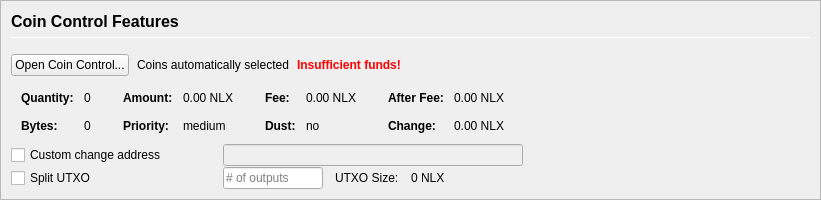
         <widget class="QFrame" name="frameCoinControl">
          <property name="sizePolicy">
           <sizepolicy hsizetype="Expanding" vsizetype="Expanding">
            <horstretch>0</horstretch>
            <verstretch>0</verstretch>
           </sizepolicy>
          </property>
          <property name="maximumSize">
           <size>
            <width>16777215</width>
            <height>16777215</height>
           </size>
          </property>
          <property name="frameShape">
           <enum>QFrame::StyledPanel</enum>
          </property>
          <property name="frameShadow">
           <enum>QFrame::Sunken</enum>
          </property>
          <layout class="QVBoxLayout" name="verticalLayoutCoinControl2">
           <property name="spacing">
            <number>0</number>
           </property>
           <property name="leftMargin">
            <number>0</number>
           </property>
           <property name="topMargin">
            <number>0</number>
           </property>
           <property name="rightMargin">
            <number>0</number>
           </property>
           <property name="bottomMargin">
            <number>0</number>
           </property>
           <item>
            <widget class="QFrame" name="frameCoinControl_BG">
             <layout class="QVBoxLayout" name="verticalLayoutCoinControl" stretch="0,0,0,0,0,0">
              <property name="spacing">
               <number>1</number>
              </property>
              <property name="leftMargin">
               <number>10</number>
              </property>
              <property name="topMargin">
               <number>10</number>
              </property>
              <item>
               <layout class="QHBoxLayout" name="horizontalLayoutCoinControl1">
                <property name="bottomMargin">
                 <number>15</number>
                </property>
                <item>
                 <layout class="QVBoxLayout" name="verticalLayout_3">
                  <property name="spacing">
                   <number>6</number>
                  </property>
                  <item>
                   <widget class="QLabel" name="labelCoinControlFeatures">
                    <property name="sizePolicy">
                     <sizepolicy hsizetype="Preferred" vsizetype="Maximum">
                      <horstretch>0</horstretch>
                      <verstretch>0</verstretch>
                     </sizepolicy>
                    </property>
                    <property name="minimumSize">
                     <size>
                      <width>0</width>
                      <height>20</height>
                     </size>
                    </property>
                    <property name="font">
                     <font>
                      <pointsize>12</pointsize>
                      <weight>75</weight>
                      <bold>true</bold>
                     </font>
                    </property>
                    <property name="styleSheet">
                     <string notr="true">font-weight:bold;</string>
                    </property>
                    <property name="text">
                     <string>Coin Control Features</string>
                    </property>
                   </widget>
                  </item>
                  <item>
                   <widget class="Line" name="line">
                    <property name="minimumSize">
                     <size>
                      <width>0</width>
                      <height>1</height>
                     </size>
                    </property>
                    <property name="maximumSize">
                     <size>
                      <width>16777215</width>
                      <height>1</height>
                     </size>
                    </property>
                    <property name="orientation">
                     <enum>Qt::Horizontal</enum>
                    </property>
                   </widget>
                  </item>
                 </layout>
                </item>
               </layout>
              </item>
              <item>
               <layout class="QHBoxLayout" name="horizontalLayoutCoinControl2" stretch="0,0,0,0">
                <property name="spacing">
                 <number>8</number>
                </property>
                <property name="bottomMargin">
                 <number>10</number>
                </property>
                <item>
                 <widget class="QPushButton" name="pushButtonCoinControl">
                  <property name="styleSheet">
                   <string notr="true"/>
                  </property>
                  <property name="text">
                   <string>Open Coin Control...</string>
                  </property>
                  <property name="autoDefault">
                   <bool>false</bool>
                  </property>
                 </widget>
                </item>
                <item>
                 <widget class="QLabel" name="labelCoinControlAutomaticallySelected">
                  <property name="text">
                   <string>Coins automatically selected</string>
                  </property>
                  <property name="margin">
                   <number>5</number>
                  </property>
                 </widget>
                </item>
                <item>
                 <widget class="QLabel" name="labelCoinControlInsuffFunds">
                  <property name="font">
                   <font>
                    <weight>75</weight>
                    <bold>true</bold>
                   </font>
                  </property>
                  <property name="styleSheet">
                   <string notr="true">color:red;font-weight:bold;</string>
                  </property>
                  <property name="text">
                   <string>Insufficient funds!</string>
                  </property>
                  <property name="margin">
                   <number>5</number>
                  </property>
                 </widget>
                </item>
                <item>
                 <spacer name="horizontalSpacerCoinControl">
                  <property name="orientation">
                   <enum>Qt::Horizontal</enum>
                  </property>
                  <property name="sizeHint" stdset="0">
                   <size>
                    <width>40</width>
                    <height>1</height>
                   </size>
                  </property>
                 </spacer>
                </item>
               </layout>
              </item>
              <item>
               <widget class="QWidget" name="widgetCoinControl" native="true">
                <property name="sizePolicy">
                 <sizepolicy hsizetype="Preferred" vsizetype="Preferred">
                  <horstretch>0</horstretch>
                  <verstretch>0</verstretch>
                 </sizepolicy>
                </property>
                <property name="minimumSize">
                 <size>
                  <width>0</width>
                  <height>0</height>
                 </size>
                </property>
                <property name="styleSheet">
                 <string notr="true"/>
                </property>
                <layout class="QHBoxLayout" name="horizontalLayoutCoinControl5">
                 <property name="leftMargin">
                  <number>0</number>
                 </property>
                 <property name="topMargin">
                  <number>0</number>
                 </property>
                 <property name="rightMargin">
                  <number>0</number>
                 </property>
                 <property name="bottomMargin">
                  <number>0</number>
                 </property>
                 <item>
                  <layout class="QHBoxLayout" name="horizontalLayoutCoinControl3" stretch="0,0,0,1">
                   <property name="spacing">
                    <number>20</number>
                   </property>
                   <property name="topMargin">
                    <number>0</number>
                   </property>
                   <property name="bottomMargin">
                    <number>10</number>
                   </property>
                   <item>
                    <layout class="QFormLayout" name="formLayoutCoinControl1">
                     <property name="horizontalSpacing">
                      <number>10</number>
                     </property>
                     <property name="verticalSpacing">
                      <number>14</number>
                     </property>
                     <property name="leftMargin">
                      <number>10</number>
                     </property>
                     <property name="topMargin">
                      <number>4</number>
                     </property>
                     <property name="rightMargin">
                      <number>6</number>
                     </property>
                     <item row="0" column="0">
                      <widget class="QLabel" name="labelCoinControlQuantityText">
                       <property name="font">
                        <font>
                         <weight>75</weight>
                         <bold>true</bold>
                        </font>
                       </property>
                       <property name="text">
                        <string>Quantity:</string>
                       </property>
                       <property name="margin">
                        <number>0</number>
                       </property>
                      </widget>
                     </item>
                     <item row="0" column="1">
                      <widget class="QLabel" name="labelCoinControlQuantity">
                       <property name="cursor">
                        <cursorShape>IBeamCursor</cursorShape>
                       </property>
                       <property name="contextMenuPolicy">
                        <enum>Qt::ActionsContextMenu</enum>
                       </property>
                       <property name="text">
                        <string notr="true">0</string>
                       </property>
                       <property name="margin">
                        <number>0</number>
                       </property>
                       <property name="textInteractionFlags">
                        <set>Qt::LinksAccessibleByMouse|Qt::TextSelectableByKeyboard|Qt::TextSelectableByMouse</set>
                       </property>
                      </widget>
                     </item>
                     <item row="1" column="0">
                      <widget class="QLabel" name="labelCoinControlBytesText">
                       <property name="font">
                        <font>
                         <weight>75</weight>
                         <bold>true</bold>
                        </font>
                       </property>
                       <property name="text">
                        <string>Bytes:</string>
                       </property>
                      </widget>
                     </item>
                     <item row="1" column="1">
                      <widget class="QLabel" name="labelCoinControlBytes">
                       <property name="cursor">
                        <cursorShape>IBeamCursor</cursorShape>
                       </property>
                       <property name="contextMenuPolicy">
                        <enum>Qt::ActionsContextMenu</enum>
                       </property>
                       <property name="text">
                        <string notr="true">0</string>
                       </property>
                       <property name="textInteractionFlags">
                        <set>Qt::LinksAccessibleByMouse|Qt::TextSelectableByKeyboard|Qt::TextSelectableByMouse</set>
                       </property>
                      </widget>
                     </item>
                    </layout>
                   </item>
                   <item>
                    <layout class="QFormLayout" name="formLayoutCoinControl2">
                     <property name="horizontalSpacing">
                      <number>10</number>
                     </property>
                     <property name="verticalSpacing">
                      <number>14</number>
                     </property>
                     <property name="leftMargin">
                      <number>6</number>
                     </property>
                     <property name="topMargin">
                      <number>4</number>
                     </property>
                     <property name="rightMargin">
                      <number>6</number>
                     </property>
                     <item row="0" column="0">
                      <widget class="QLabel" name="labelCoinControlAmountText">
                       <property name="font">
                        <font>
                         <weight>75</weight>
                         <bold>true</bold>
                        </font>
                       </property>
                       <property name="text">
                        <string>Amount:</string>
                       </property>
                       <property name="margin">
                        <number>0</number>
                       </property>
                      </widget>
                     </item>
                     <item row="0" column="1">
                      <widget class="QLabel" name="labelCoinControlAmount">
                       <property name="cursor">
                        <cursorShape>IBeamCursor</cursorShape>
                       </property>
                       <property name="contextMenuPolicy">
                        <enum>Qt::ActionsContextMenu</enum>
                       </property>
                       <property name="text">
                        <string notr="true">0.00 NLX</string>
                       </property>
                       <property name="textInteractionFlags">
                        <set>Qt::LinksAccessibleByMouse|Qt::TextSelectableByKeyboard|Qt::TextSelectableByMouse</set>
                       </property>
                      </widget>
                     </item>
                     <item row="1" column="0">
                      <widget class="QLabel" name="labelCoinControlPriorityText">
                       <property name="font">
                        <font>
                         <weight>75</weight>
                         <bold>true</bold>
                        </font>
                       </property>
                       <property name="text">
                        <string>Priority:</string>
                       </property>
                      </widget>
                     </item>
                     <item row="1" column="1">
                      <widget class="QLabel" name="labelCoinControlPriority">
                       <property name="cursor">
                        <cursorShape>IBeamCursor</cursorShape>
                       </property>
                       <property name="contextMenuPolicy">
                        <enum>Qt::ActionsContextMenu</enum>
                       </property>
                       <property name="text">
                        <string>medium</string>
                       </property>
                       <property name="textInteractionFlags">
                        <set>Qt::LinksAccessibleByMouse|Qt::TextSelectableByKeyboard|Qt::TextSelectableByMouse</set>
                       </property>
                      </widget>
                     </item>
                    </layout>
                   </item>
                   <item>
                    <layout class="QFormLayout" name="formLayoutCoinControl3">
                     <property name="horizontalSpacing">
                      <number>10</number>
                     </property>
                     <property name="verticalSpacing">
                      <number>14</number>
                     </property>
                     <property name="leftMargin">
                      <number>6</number>
                     </property>
                     <property name="topMargin">
                      <number>4</number>
                     </property>
                     <property name="rightMargin">
                      <number>6</number>
                     </property>
                     <item row="0" column="0">
                      <widget class="QLabel" name="labelCoinControlFeeText">
                       <property name="font">
                        <font>
                         <weight>75</weight>
                         <bold>true</bold>
                        </font>
                       </property>
                       <property name="text">
                        <string>Fee:</string>
                       </property>
                       <property name="margin">
                        <number>0</number>
                       </property>
                      </widget>
                     </item>
                     <item row="0" column="1">
                      <widget class="QLabel" name="labelCoinControlFee">
                       <property name="cursor">
                        <cursorShape>IBeamCursor</cursorShape>
                       </property>
                       <property name="contextMenuPolicy">
                        <enum>Qt::ActionsContextMenu</enum>
                       </property>
                       <property name="text">
                        <string notr="true">0.00 NLX</string>
                       </property>
                       <property name="textInteractionFlags">
                        <set>Qt::LinksAccessibleByMouse|Qt::TextSelectableByKeyboard|Qt::TextSelectableByMouse</set>
                       </property>
                      </widget>
                     </item>
                     <item row="1" column="0">
                      <widget class="QLabel" name="labelCoinControlLowOutputText">
                       <property name="font">
                        <font>
                         <weight>75</weight>
                         <bold>true</bold>
                        </font>
                       </property>
                       <property name="text">
                        <string>Dust:</string>
                       </property>
                      </widget>
                     </item>
                     <item row="1" column="1">
                      <widget class="QLabel" name="labelCoinControlLowOutput">
                       <property name="cursor">
                        <cursorShape>IBeamCursor</cursorShape>
                       </property>
                       <property name="contextMenuPolicy">
                        <enum>Qt::ActionsContextMenu</enum>
                       </property>
                       <property name="text">
                        <string>no</string>
                       </property>
                       <property name="textInteractionFlags">
                        <set>Qt::LinksAccessibleByMouse|Qt::TextSelectableByKeyboard|Qt::TextSelectableByMouse</set>
                       </property>
                      </widget>
                     </item>
                    </layout>
                   </item>
                   <item>
                    <layout class="QFormLayout" name="formLayoutCoinControl4">
                     <property name="horizontalSpacing">
                      <number>10</number>
                     </property>
                     <property name="verticalSpacing">
                      <number>14</number>
                     </property>
                     <property name="leftMargin">
                      <number>6</number>
                     </property>
                     <property name="topMargin">
                      <number>4</number>
                     </property>
                     <property name="rightMargin">
                      <number>6</number>
                     </property>
                     <item row="0" column="0">
                      <widget class="QLabel" name="labelCoinControlAfterFeeText">
                       <property name="font">
                        <font>
                         <weight>75</weight>
                         <bold>true</bold>
                        </font>
                       </property>
                       <property name="text">
                        <string>After Fee:</string>
                       </property>
                       <property name="margin">
                        <number>0</number>
                       </property>
                      </widget>
                     </item>
                     <item row="0" column="1">
                      <widget class="QLabel" name="labelCoinControlAfterFee">
                       <property name="cursor">
                        <cursorShape>IBeamCursor</cursorShape>
                       </property>
                       <property name="contextMenuPolicy">
                        <enum>Qt::ActionsContextMenu</enum>
                       </property>
                       <property name="text">
                        <string notr="true">0.00 NLX</string>
                       </property>
                       <property name="textInteractionFlags">
                        <set>Qt::LinksAccessibleByMouse|Qt::TextSelectableByKeyboard|Qt::TextSelectableByMouse</set>
                       </property>
                      </widget>
                     </item>
                     <item row="1" column="0">
                      <widget class="QLabel" name="labelCoinControlChangeText">
                       <property name="font">
                        <font>
                         <weight>75</weight>
                         <bold>true</bold>
                        </font>
                       </property>
                       <property name="text">
                        <string>Change:</string>
                       </property>
                      </widget>
                     </item>
                     <item row="1" column="1">
                      <widget class="QLabel" name="labelCoinControlChange">
                       <property name="cursor">
                        <cursorShape>IBeamCursor</cursorShape>
                       </property>
                       <property name="contextMenuPolicy">
                        <enum>Qt::ActionsContextMenu</enum>
                       </property>
                       <property name="text">
                        <string notr="true">0.00 NLX</string>
                       </property>
                       <property name="textInteractionFlags">
                        <set>Qt::LinksAccessibleByMouse|Qt::TextSelectableByKeyboard|Qt::TextSelectableByMouse</set>
                       </property>
                      </widget>
                     </item>
                    </layout>
                   </item>
                  </layout>
                 </item>
                </layout>
               </widget>
              </item>
              <item>
               <layout class="QHBoxLayout" name="horizontalLayoutCoinControl4">
                <property name="spacing">
                 <number>12</number>
                </property>
                <property name="sizeConstraint">
                 <enum>QLayout::SetDefaultConstraint</enum>
                </property>
                <property name="topMargin">
                 <number>0</number>
                </property>
                <property name="rightMargin">
                 <number>0</number>
                </property>
                <item>
                 <widget class="QCheckBox" name="checkBoxCoinControlChange">
                  <property name="sizePolicy">
                   <sizepolicy hsizetype="Preferred" vsizetype="Preferred">
                    <horstretch>0</horstretch>
                    <verstretch>0</verstretch>
                   </sizepolicy>
                  </property>
                  <property name="minimumSize">
                   <size>
                    <width>200</width>
                    <height>0</height>
                   </size>
                  </property>
                  <property name="maximumSize">
                   <size>
                    <width>200</width>
                    <height>16777215</height>
                   </size>
                  </property>
                  <property name="toolTip">
                   <string>If this is activated, but the change address is empty or invalid, change will be sent to a newly generated address.</string>
                  </property>
                  <property name="text">
                   <string>Custom change address</string>
                  </property>
                 </widget>
                </item>
                <item>
                 <widget class="QValidatedLineEdit" name="lineEditCoinControlChange">
                  <property name="enabled">
                   <bool>false</bool>
                  </property>
                  <property name="sizePolicy">
                   <sizepolicy hsizetype="Preferred" vsizetype="Preferred">
                    <horstretch>0</horstretch>
                    <verstretch>0</verstretch>
                   </sizepolicy>
                  </property>
                  <property name="minimumSize">
                   <size>
                    <width>300</width>
                    <height>0</height>
                   </size>
                  </property>
                 </widget>
                </item>
                <item>
                 <widget class="QLabel" name="labelCoinControlChangeLabel">
                  <property name="sizePolicy">
                   <sizepolicy hsizetype="Preferred" vsizetype="Preferred">
                    <horstretch>0</horstretch>
                    <verstretch>0</verstretch>
                   </sizepolicy>
                  </property>
                  <property name="minimumSize">
                   <size>
                    <width>100</width>
                    <height>0</height>
                   </size>
                  </property>
                  <property name="text">
                   <string/>
                  </property>
                  <property name="margin">
                   <number>3</number>
                  </property>
                 </widget>
                </item>
               </layout>
              </item>
              <item>
               <layout class="QHBoxLayout" name="horizontalLayoutCoinControl6">
                <property name="spacing">
                 <number>12</number>
                </property>
                <property name="rightMargin">
                 <number>0</number>
                </property>
                <item>
                 <widget class="QCheckBox" name="splitBlockCheckBox">
                  <property name="sizePolicy">
                   <sizepolicy hsizetype="Preferred" vsizetype="Preferred">
                    <horstretch>0</horstretch>
                    <verstretch>0</verstretch>
                   </sizepolicy>
                  </property>
                  <property name="minimumSize">
                   <size>
                    <width>200</width>
                    <height>0</height>
                   </size>
                  </property>
                  <property name="maximumSize">
                   <size>
                    <width>200</width>
                    <height>16777215</height>
                   </size>
                  </property>
                  <property name="text">
                   <string>Split UTXO</string>
                  </property>
                 </widget>
                </item>
                <item>
                 <widget class="QLineEdit" name="splitBlockLineEdit">
                  <property name="sizePolicy">
                   <sizepolicy hsizetype="Preferred" vsizetype="Preferred">
                    <horstretch>50</horstretch>
                    <verstretch>0</verstretch>
                   </sizepolicy>
                  </property>
                  <property name="minimumSize">
                   <size>
                    <width>100</width>
                    <height>0</height>
                   </size>
                  </property>
                  <property name="maximumSize">
                   <size>
                    <width>100</width>
                    <height>16777215</height>
                   </size>
                  </property>
                  <property name="placeholderText">
                   <string># of outputs</string>
                  </property>
                 </widget>
                </item>
                <item>
                 <widget class="QLabel" name="labelBlockSizeText">
                  <property name="text">
                   <string>UTXO Size:</string>
                  </property>
                 </widget>
                </item>
                <item>
                 <widget class="QLabel" name="labelBlockSize">
                  <property name="text">
                   <string>0 NLX</string>
                  </property>
                 </widget>
                </item>
                <item>
                 <spacer name="horizontalSpacer_7">
                  <property name="orientation">
                   <enum>Qt::Horizontal</enum>
                  </property>
                  <property name="sizeHint" stdset="0">
                   <size>
                    <width>40</width>
                    <height>20</height>
                   </size>
                  </property>
                 </spacer>
                </item>
               </layout>
              </item>
              <item>
               <spacer name="verticalSpacerCoinControl">
                <property name="orientation">
                 <enum>Qt::Vertical</enum>
                </property>
                <property name="sizeHint" stdset="0">
                 <size>
                  <width>800</width>
                  <height>1</height>
                 </size>
                </property>
               </spacer>
              </item>
             </layout>
            </widget>
           </item>
          </layout>
         </widget>
